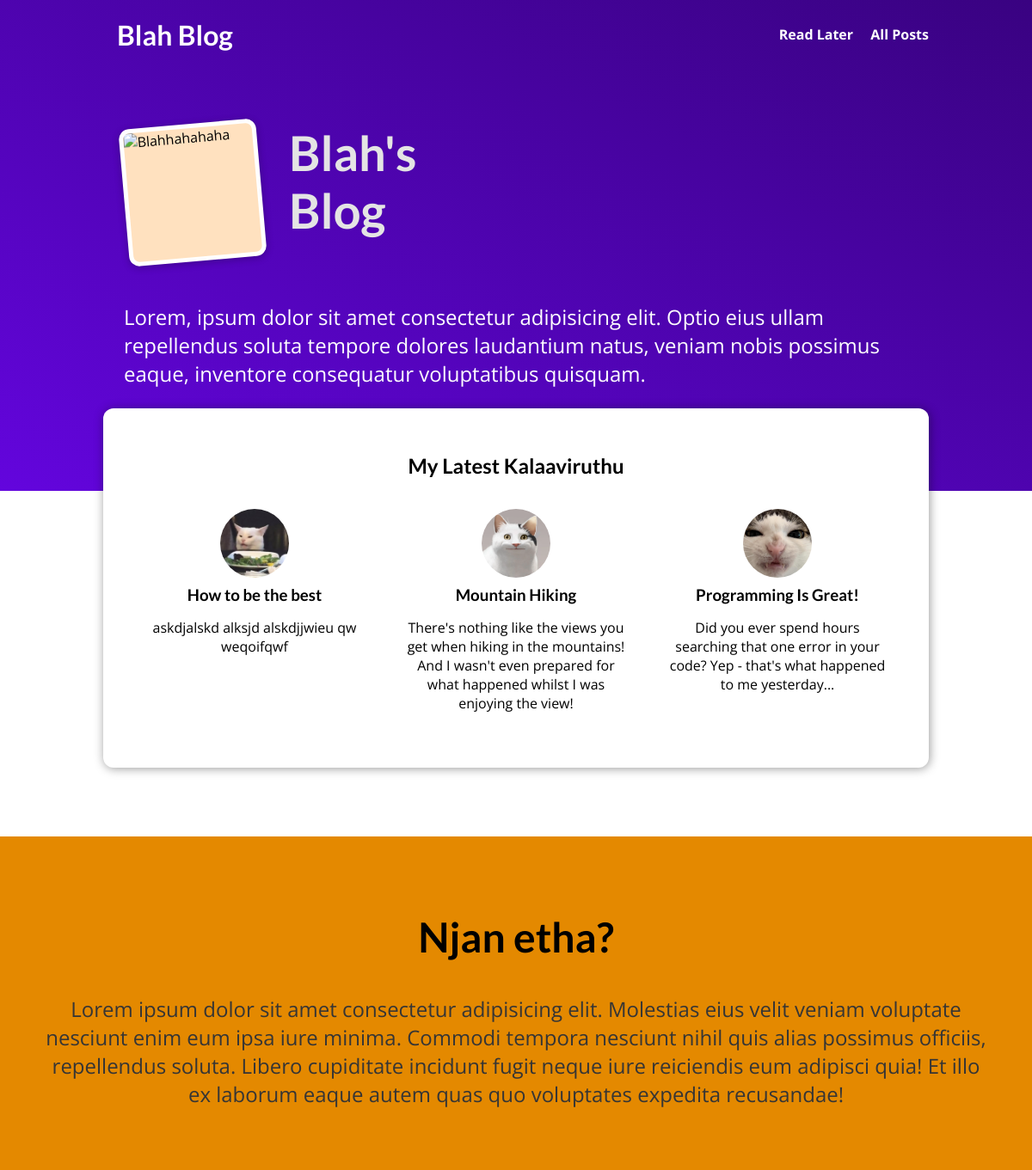
The page / on the database its author committed.
### blog/models.py (models this page shows, shortened)
class PostModel(models.Model):
    title = models.CharField(max_length=50)
    excerpt = models.CharField(max_length=150)
    img_name = models.ImageField(upload_to='posts',null=True)
    date = models.DateField(auto_now=True)
    slug = models.SlugField(unique=True,db_index=True)
    content = models.TextField(validators=[MinLengthValidator(10)])
    author = models.ForeignKey(AuthorModel,on_delete=models.SET_NULL,null=True,related_name="posts")
    tag = models.ManyToManyField(TagModel)

### blog/views.py (the view)
# urls.py: path('',HomeView.as_view(),name='home-page'),
class HomeView(ListView):
    template_name = 'blog/index.html'
    model = PostModel
    ordering = ['-date']
    context_object_name = 'posts'
    def get_queryset(self):
        query = super().get_queryset()[:3]
        return query

### blog/templates/blog/index.html (shortened to what this page needs)
{% extends "base.html" %}
{% load static %}
{% block css_file %}
<link rel="stylesheet" href="{% static "blog/index.css"%}">
<link rel="stylesheet" href="{% static "blog/post.css"%}">
{% endblock css_file %}
{% block content %}
    <section id="welcome">
        <header>
            <img src="{%static "blog/images/cat5.jpg"%}" alt="Blahhahahaha">
            <h2>Blah's Blog</h2>
        </header>
        <p>Lorem, ipsum dolor sit amet consectetur adipisicing elit. Optio eius ullam repellendus soluta tempore dolores laudantium natus, veniam nobis possimus eaque, inventore consequatur voluptatibus quisquam.</p>
    </section>
    <section id="latest-posts">
        <h2>My Latest Kalaaviruthu</h2>
        <ul>
            {% for post in posts %}
                {%include "blog/includes/posts.html"%}
            {% endfor %}
        </ul>
    </section>
    <section id="about">
        <h2>
            Njan etha?
        </h2>
        <p>
            Lorem ipsum dolor sit amet consectetur adipisicing elit. Molestias eius velit veniam voluptate nesciunt enim eum ipsa iure minima. Commodi tempora nesciunt nihil quis alias possimus officiis, repellendus soluta. Libero cupiditate incidunt fugit neque iure reiciendis eum adipisci quia! Et illo ex laborum eaque autem quas quo voluptates expedita recusandae!
        </p>
    </section>
{% endblock content %}

### blog/templates/blog/includes/posts.html
<li>
    <article class="post">
        <a href="{%url "post-detail-page" post.slug %}">
            <img src="{{post.img_name.url}}" alt="{{post.title}}">
            <div class="post__content">
                <h3>{{post.title}}</h3>
                <p>{{post.excerpt}}</p>
            </div>
        </a>
    </article>
</li>

### static/app.css (style rules this page uses)
* { box-sizing: border-box; }
html { font-family: 'Open Sans', 'Lato', sans-serif; }
body { margin: 0; }
h1, h2, h3 { font-family: 'Lato', sans-serif; font-weight: bold; }

### blog/static/blog/index.css (style rules this page uses)
#welcome { background: linear-gradient(to right top, #6305dd, #390281); padding: 6rem 12%; }
#welcome header { display: flex; align-items: flex-start; margin: 3rem auto; }
#welcome img { width: 10rem; height: 10rem; object-fit: cover; object-position: top; border: 5px solid white; border-radius: 12px; background-color: #ffe1bf; transform: rotateZ(-5deg); box-shadow: 0 2px 8px rgba(0, 0, 0, 0.25); }
#welcome h2 { font-size: 3.5rem; margin: 0 0 0 2rem; color: #e4e4e4; width: 10rem; }
#welcome p { color: white; font-size: 1.5rem; }
#latest-posts { background-color: white; padding: 2rem; border-radius: 12px; width: 60rem; margin: -6rem auto 2rem auto; box-shadow: 1px 1px 12px rgba(0, 0, 0, 0.4); }
#latest-posts h2 { text-align: center; }
#latest-posts ul { list-style: none; margin: 0; padding: 0; display: flex; gap: 1rem; }
#latest-posts li { flex: 1; }
#about { text-align: center; padding: 3rem; background-color: #e48900; margin-top: 5rem; }
#about h2 { font-size: 3rem; }
#about p { font-size: 1.5rem; color: #353535; }

### blog/static/blog/post.css (style rules this page uses)
.post { display: flex; flex-direction: column; align-items: center; text-align: center; }
.post a { text-decoration: none; color: black; transition: all 0.2s ease; padding: 1rem; }
.post img { width: 5rem; height: 5rem; object-fit: cover; border-radius: 50%; }
.post h3 { margin: 0.25rem 0; }

### rows shown on the page
PostModel: img_name (picture), title "How to be the best", excerpt "askdjalskd alksjd alskdjjwieu qw weqoifqwf"
PostModel: img_name (picture), title "Mountain Hiking", excerpt "There's nothing like the views you get when hiking in the mountains! And I wasn't even prepared for what happened whilst I was enjoying the view!"
PostModel: img_name (picture), title "Programming Is Great!", excerpt "Did you ever spend hours searching that one error in your code? Yep - that's what happened to me yesterday..."
